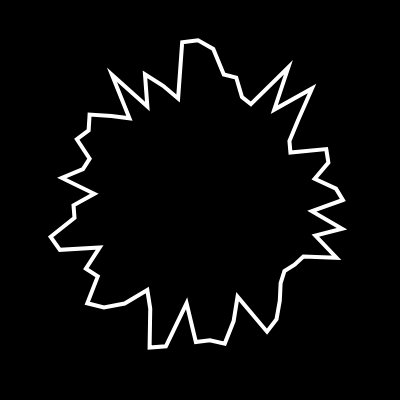
Frame 1 (no input)
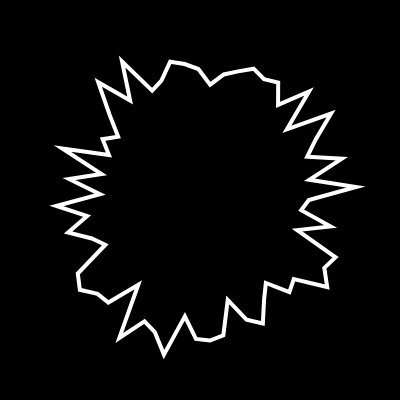
Frame 2 (the mouse pressed at the canvas centre, redrawn once)

The p5.js sketch that drew these frames (run headless with seeded random() and noise() and a simulated clock; the mouse was pressed at the canvas centre and the sketch redrawn once):

// p5.js sketch
// ── sketch.js
let radius = 150;
let theta = 0;


function setup() {
  createCanvas(400, 400);
}

function draw() {
  background(0);
  stroke(255);
  strokeWeight(4);
  noFill();
  translate(height/2, width/2);
  
  let inc = 0.1;
  noLoop();
  beginShape()
    for (let a = 0; a < TWO_PI; a+=inc ){
      let r1 = radius + random(-50, 10);
      let x = r1 * cos(a);
      let y = r1 * sin(a);
      vertex(x, y)
    }

  endShape(CLOSE)

}
